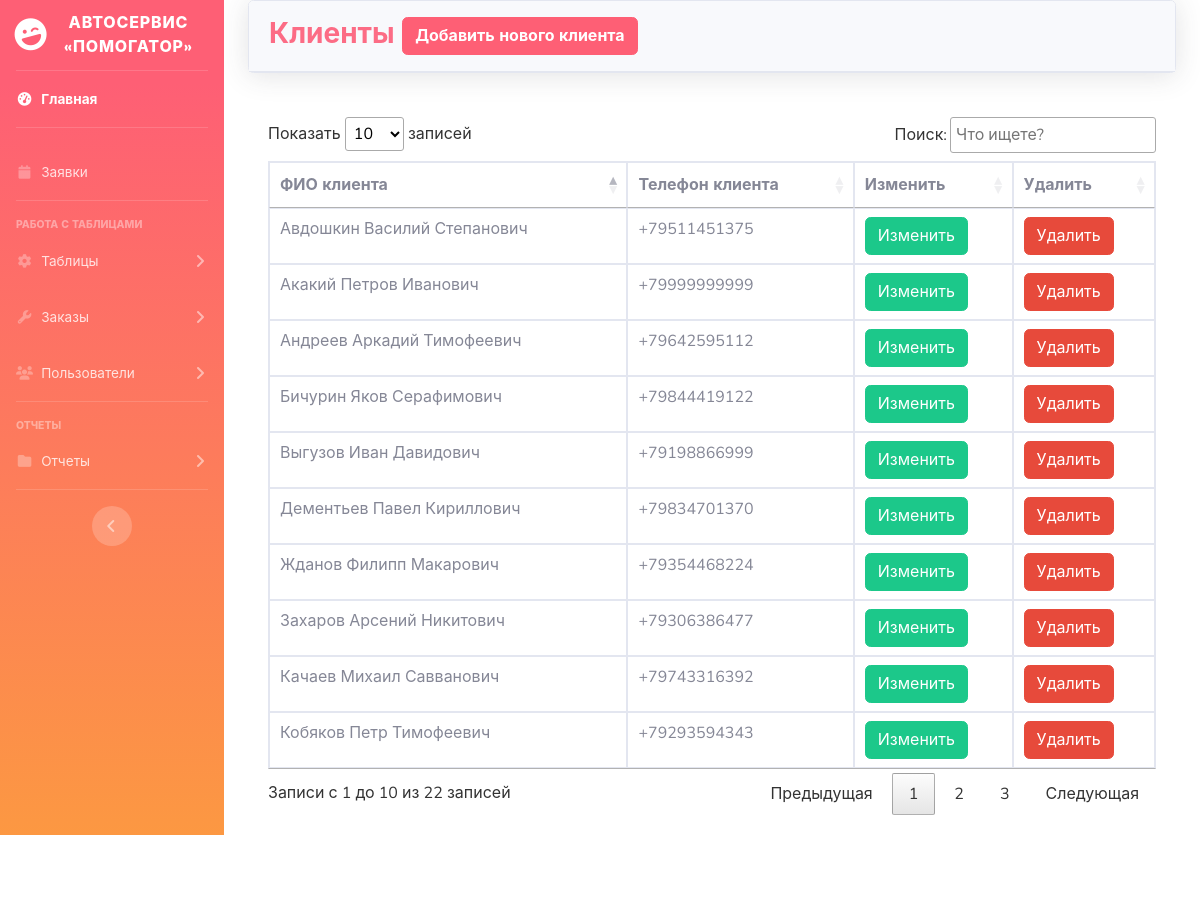
The page /admin/client.php on the database its author committed.
### tables this page shows
CREATE TABLE `client` (
  `idclient` int(11) NOT NULL,
  `client` varchar(100) DEFAULT NULL,
  `phone` varchar(40) DEFAULT NULL
);

### admin/client.php (the view, shortened to what this page needs)
<?php
include('security.php');
include('includes/header.php');
include('includes/navbar.php');
?>
<div class="container-fluid">
    <div class="card shadow mb-4">
        <div class="card-header py-3">
            <h3 class="m-0 font-weight-bold text-primary">Клиенты
            <button type="button" class="btn btn-primary font-weight-bold" data-toggle="modal" data-target="#addclient">
                Добавить нового клиента
            </button>
            </h3>
        </div>
    </div>
    <div class="card-body">
        <div class="table-responsive">
            <?php
            $query = "SELECT * FROM `client`";
            $query_run = mysqli_query($connection, $query);
            if(mysqli_num_rows($query_run) > 0)
            {
                ?>
            <table class="table table-bordered" id="dataTable" width="100%" cellspacing="0">
                <thead>
                    <tr>
                        <th>ФИО клиента</th>
                        <th>Телефон клиента</th>
                        <th>Изменить</th>
                        <th>Удалить</th>
                    </tr>
                </thead>
                <tbody>
                    <?php
                        while($row = mysqli_fetch_assoc($query_run))
                        {
                    ?>
                        <tr>
                            <td><?php echo $row['client'] ?></td>
                            <td><?php echo $row['phone'] ?></td>
                            <td>
                                <form action="client_edit.php" method="POST">
                                    <button type="submit" name="client_data_btn" class="btn btn-success">Изменить</button>
                                </form>
                            </td>
                            <td>
                                <form action="code.php" method="POST">
                                    <button type="submit" name="client_delete_btn" class="btn btn-danger">Удалить</button>
                                </form>
                            </td>
                        </tr>
                    <?php
                        }
                    ?>
                </tbody>
            </table>
            <?php
            }
            else
            {
                echo "Записи не найдены";
            }
            ?>
        </div>
    </div>
    </div>
</div>
<?php
include('includes/footer.php');
?>

### rows shown on the page
client: client "Дементьев Павел Кириллович", phone "+79834701370"
client: client "Бичурин Яков Серафимович", phone "+79844419122"
client: client "Авдошкин Василий Степанович", phone "+79511451375"
client: client "Жданов Филипп Макарович", phone "+79354468224"
client: client "Андреев Аркадий Тимофеевич", phone "+79642595112"
client: client "Качаев Михаил Савванович", phone "+79743316392"
client: client "Кобяков Петр Тимофеевич", phone "+79293594343"
client: client "Выгузов Иван Давидович", phone "+79198866999"
client: client "Захаров Арсений Никитович", phone "+79306386477"
client: client "Акакий Петров Иванович", phone "+79999999999"
